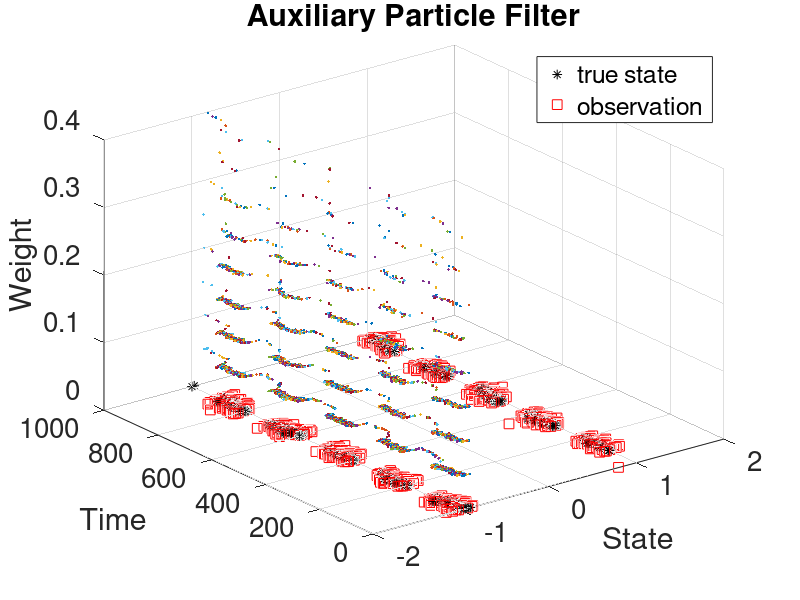
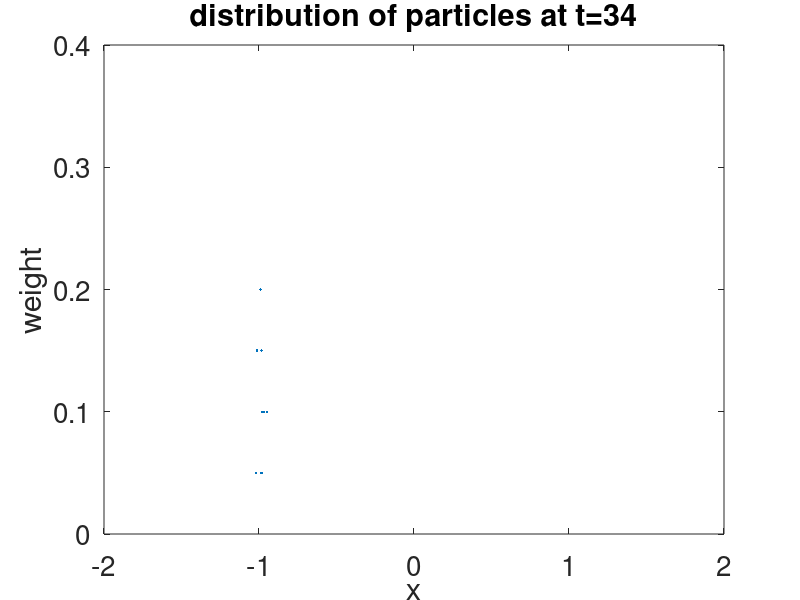
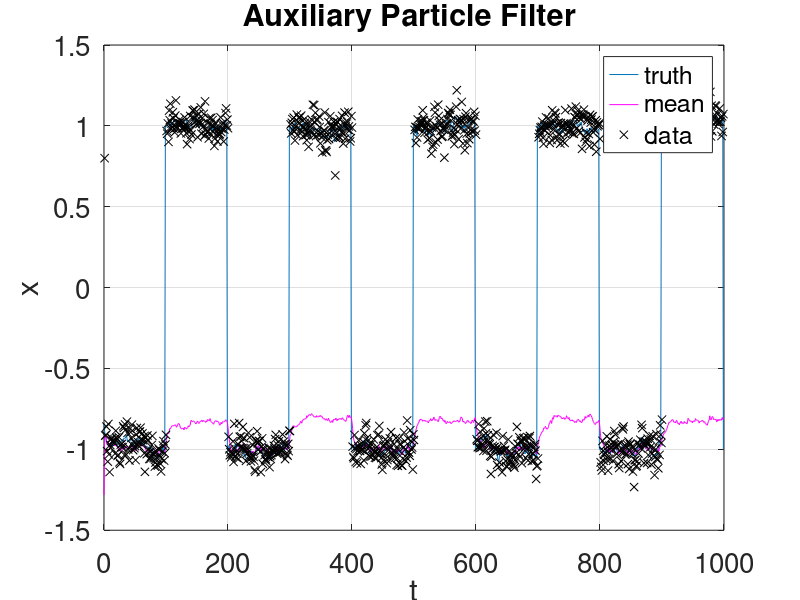
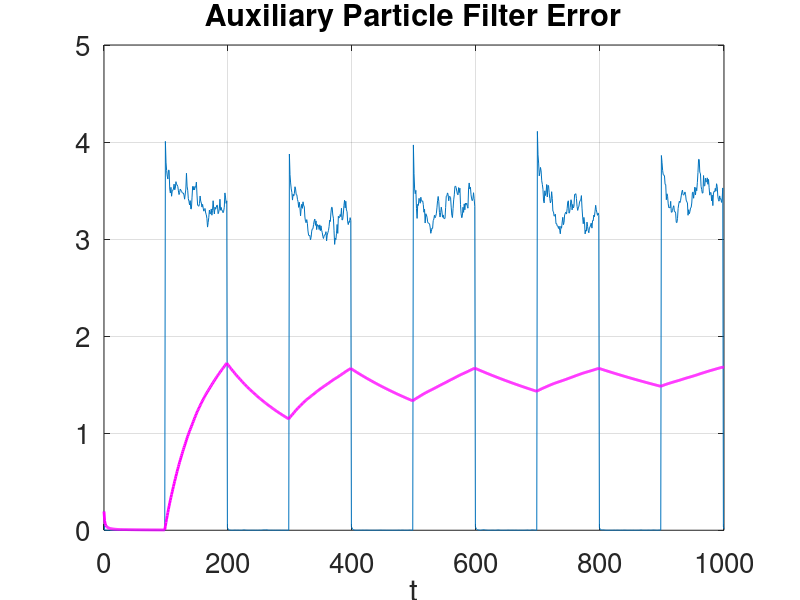

Recreate these plots in MATLAB, in order.
%%% APF(Auxiliary particle filter) double well single time 
clear;set(0,'defaultaxesfontsize',20);format long
%% setup

J=1000;% number of steps
alpha=2.5;% dynamics determined by alpha
gamma=0.06;% observational noise variance is gamma^2
sigma=0.1;% dynamics noise variance is sigma^2
C0=0.1;% prior initial condition variance
m0=0;% prior initial condition mean
sd=1;rng(sd);% Choose random number seed
N=20;% number of ensemble members

m=zeros(J,1);v=m;z=m;z(1)=0;c=m;U=zeros(J+1,N);% pre-allocate
v(1)=m0+sqrt(C0)*randn;% initial truth
m(1)=2*randn;% initial mean/estimate
c(1)=10*C0;H=1;% initial covariance and observation operator
U(1,:)=m(1)+sqrt(c(1))*randn(1,N);m(1)=sum(U(1,:))/N;% initial ensemble
tau=0.02;st=sigma*sqrt(tau);% time discretization is tau
EFF=0; %effective sample size


for j=1:J  
    %step jump
    if mod(j,100)==0
        if v(j)<0
            v(j)=1
        else
            v(j)=-1
        end
    end
    v(j+1)=v(j)+tau*alpha*(v(j)-v(j)^3) +st*randn ;% truth
    z(j+1)=H*v(j+1) + gamma * randn;% observation

    %calculate the mu which is the mean, we can use the formula mean m(j)
    Uhat0 = U(j,:)+tau*alpha*(U(j,:)-U(j,:).^3);
    %update the weight
    d= z(j+1) - H * Uhat0;
    what=exp(-1/2*(1/gamma^2 * d.^2)) ;
    w =  what/ sum( what);

    %resample for x 
    ws=cumsum(w);% resample: compute cdf of weights
    for n=1:N
        ix=find(ws>rand,1,'first');% resample: draw rand \sim U[0,1] and 
        % find the index of the particle corresponding to the first time 
        % the cdf of the weights exceeds rand.
        U(j,n)=Uhat0(ix);% resample: reset the nth particle to the one 
        % with the given index above
    end

    Uhat=U(j,:)+tau*alpha*(U(j,:)-U(j,:).^3)+st*randn(1,N); % ensemble predict all path
    d=z(j+1)-H*Uhat;% ensemble innovation  
    what=exp(-0.5*( (1.0/gamma^2) *d.^2));% weight update 

    Uhat2= U(j,:)+tau*alpha*(U(j,:)-U(j,:).^3);
    d2 =z(j+1)-H*Uhat2;
    what2 =exp(-1/2*(1/gamma^2*d2.^2));

    what = what./what2;

    w= what/sum(what);% normalize predict weights   

    EFF=EFF+(1.0/sum(w.^2));

    %resampling
    ws=cumsum(w);% resample: compute cdf of weights
    for n=1:N
        ix=find(ws>rand,1,'first');% resample: draw rand \sim U[0,1] and 
        % find the index of the particle corresponding to the first time 
        % the cdf of the weights exceeds rand.
        U(j+1,n)=Uhat(ix);% resample: reset the nth particle to the one 
        % with the given index above

    end

        %output 
    m(j+1)=sum(U(j+1,:))/N;% estimator update
    c(j+1)=(U(j+1,:)-m(j+1))*(U(j+1,:)-m(j+1))'/N;% covariance update

end


disp('average effective sample size:')
disp(EFF/J)

%defind how many time steps
iter=1000;

for tt=1:iter
    time_t = 0;
    %for each time step, gater the information for plot
    %we have the state as U
    bb=tabulate ( U(tt+1,:) ) ;%compute the frequency table
    state_x = bb(:,1);%select the state points for x
    weight_z = bb(:,2)/N; %select the weight of corresponding state
    time_t(1:length(state_x)) = tt;
    plot3(state_x,time_t',weight_z ,'.'); %plot the points
    axis([-2 2 0 iter 0 0.4]);
    hold on;
    grid on;
end
length(bb);
tt=1:iter;
% Add title and axis labels
xlabel('State');
ylabel('Time');
zlabel('Weight');
title('Auxiliary Particle Filter');

%true
measure_w(1:iter)=0;
hold on;
p2=plot3(v(tt+1),tt,measure_w  ,'k*','MarkerSize',7);

%observation
hold on;
z(1)=0.8;
p3=plot3(z(tt),tt, measure_w  ,'rs','MarkerSize',7);

hold off;
legend([p2,p3],{'true state','observation'});

%example for one sigle time step
tt=34;
bb=tabulate ( U(tt+1,:) ) ;%compute the frequency table
state_x = bb(:,1);%select the state points for x
weight_z = bb(:,2)/N; %select the weight of corresponding state
figure;
plot(state_x,weight_z,'.');
axis([-2 2 0 0.4]);
ylabel('weight')
xlabel('x')
title('distribution of particles at t=34')


js=1000;% plot truth, mean, standard deviation, observations
figure;
p4 =plot([0:js-1],v(1:js)); %truth
hold;
p5=plot([0:js-1],m(1:js),'m'); %mean
p6=plot([1:js-1],z(1:js-1),'kx'); %observation
hold;grid;xlabel('t');
ylabel('x')
title('Auxiliary Particle Filter ');
legend([p4,p5,p6],{'truth','mean','data'});

figure;
plot([0:J],(v-m).^2);
hold;
plot([0:J],cumsum((v-m).^2)./[1:J+1]','m','Linewidth',2);
grid
hold;
xlabel('t');title('Auxiliary Particle Filter Error')

disp('Root square error')
a = cumsum((v-m).^2)./[1:J+1]';

disp( sqrt( a(length(a) )   )  )

